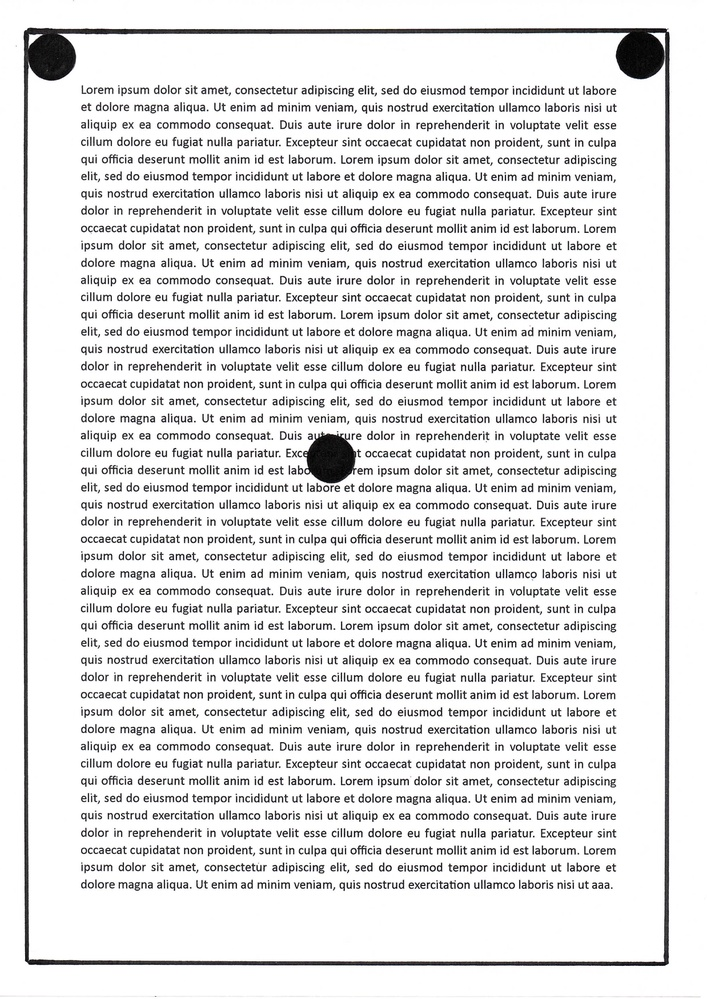
#> input picture testImg.jpg, 707 x 999 px, shrunk from 1238 x 1750 before the run
$ python blurred.py
#> lines starting #> are read from the running program, lines starting #| are printed output that depends on the picture; after the words box and inside, x2 and y2 are one past the last pixel; in counts of white or black regions, pixels touching at a corner belong together
import cv2
import numpy as np

# Görüntüyü yükle
image = cv2.imread('testImg.jpg', cv2.IMREAD_COLOR)
#> image is the input picture: shape (999, 707, 3); mean B, G, R 227.1, 226.8, 226.9

# Görüntüyü gri tona dönüştür
gray = cv2.cvtColor(image, cv2.COLOR_BGR2GRAY)

# Görüntü üzerinde Gaussian bulanıklık uygula
blurred = cv2.GaussianBlur(gray, (15, 15), 0)
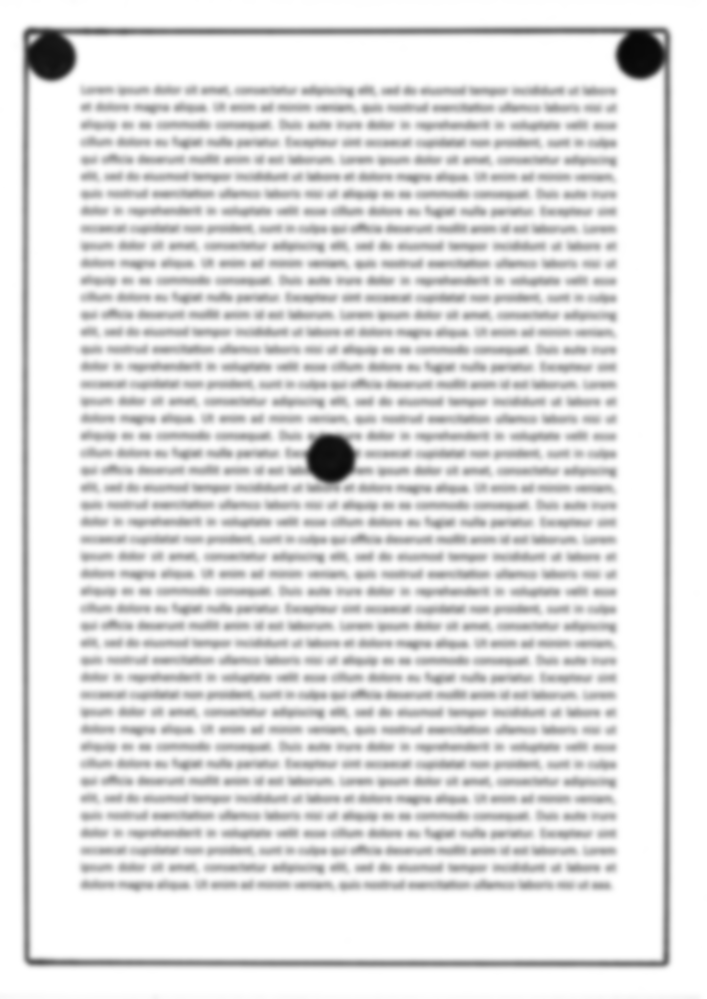
#> blurred: shape (999, 707); min 7, max 255, mean 226.9

# Canny kenar dedektörü uygula
edges = cv2.Canny(blurred, 30, 150)
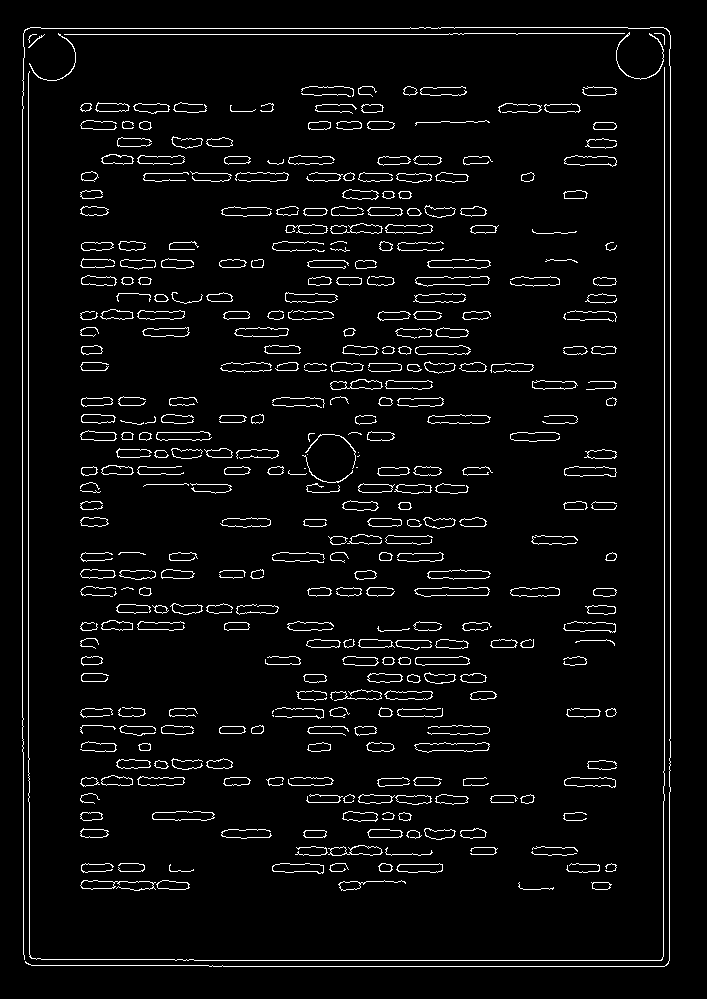
#> edges: shape (999, 707); 4.4% white in thin lines or dots, all inside (x1, y1, x2, y2) = (22, 27, 671, 967)

# Kenar görüntüsü üzerinde kontur tespiti yap
contours, _ = cv2.findContours(edges, cv2.RETR_EXTERNAL, cv2.CHAIN_APPROX_SIMPLE)
#> contours = 375 contours, 216 with area under 20; largest, box (x1, y1, x2, y2) and area: (415, 276, 490, 287) 534, (414, 587, 490, 597) 532, (414, 742, 490, 753) 521, (152, 811, 215, 821) 452, (427, 259, 491, 269) 448

# Daireden farklı olan konturları filtrele
circles = []

for contour in contours:
    perimeter = cv2.arcLength(contour, True)
    approx = cv2.approxPolyDP(contour, 0.04 * perimeter, True)

    if len(approx) >= 8:
        circles.append(contour)
#> this loop made 375 passes
#> (perimeter, approx) on passes 1 to 3: (51.56, [[591, 882], [592, 888], [607, 889], [611, 884]]), (86.87, [[518, 883], [523, 889], [553, 888], [523, 889]]), (161.6, [[405, 882], [338, 884]])
#> after the loop, circles = 11 contours, all with area under 20

# Daireleri çizme
for circle in circles:
    (x, y), radius = cv2.minEnclosingCircle(circle)
    center = (int(x), int(y))
    radius = int(radius)
    cv2.circle(image, center, radius, (0, 255, 0), 2)
#> this loop made 11 passes
#> (x, y, radius, center) on passes 1, 2, 3, 4, 5, 6, 7, 8, 10, 11: (610.5, 867.5, 6, (610, 867)), (338.5, 869, 9, (338, 869)), (413.5, 835, 7, (413, 835)), (348.7, 798.4, 5, (348, 798)), (256.5, 573, 7, (256, 573)), (611, 401.5, 5, (611, 401)), (88.5, 315, 8, (88, 315)), (144.5, 280.5, 6, (144, 280)), (575, 193.2, 12, (575, 193)), (346.2, 496.5, 567, (346, 496))
#> (x, y, radius) on pass 9: (257, 263, 6)
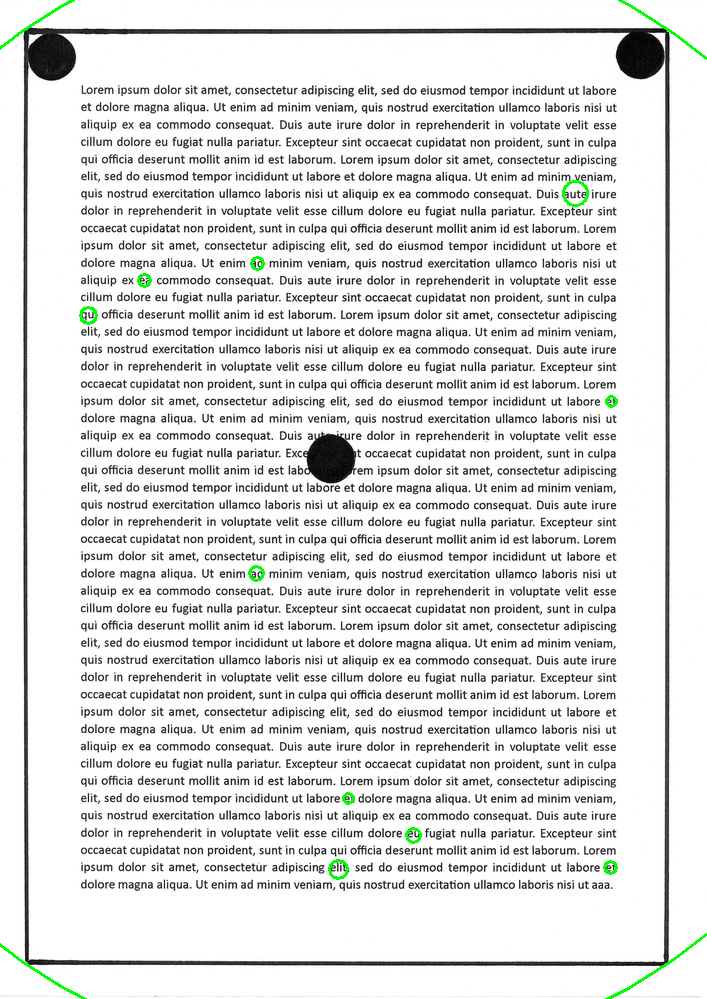
#> image: shape (999, 707, 3); 0.35% of pixels changed, all inside (x1, y1, x2, y2) = (0, 0, 707, 999)

# Sonucu göster
cv2.imshow('Daireleri Tespit Et', image)
cv2.waitKey(0)
cv2.destroyAllWindows()
